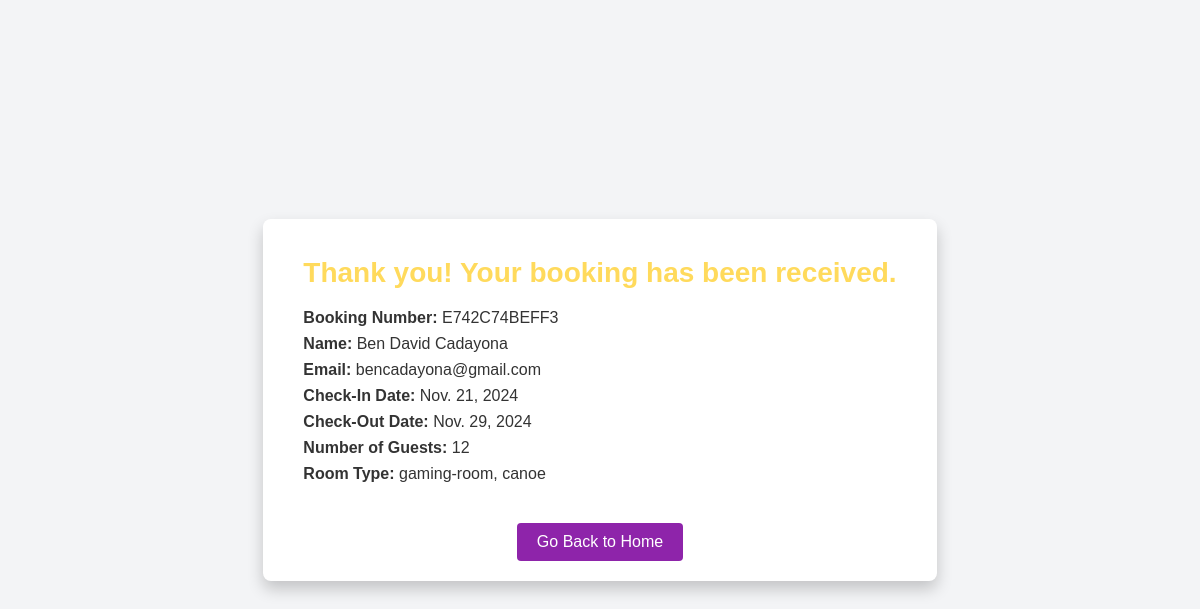
Before: /success/ (signed in) with the older database file.
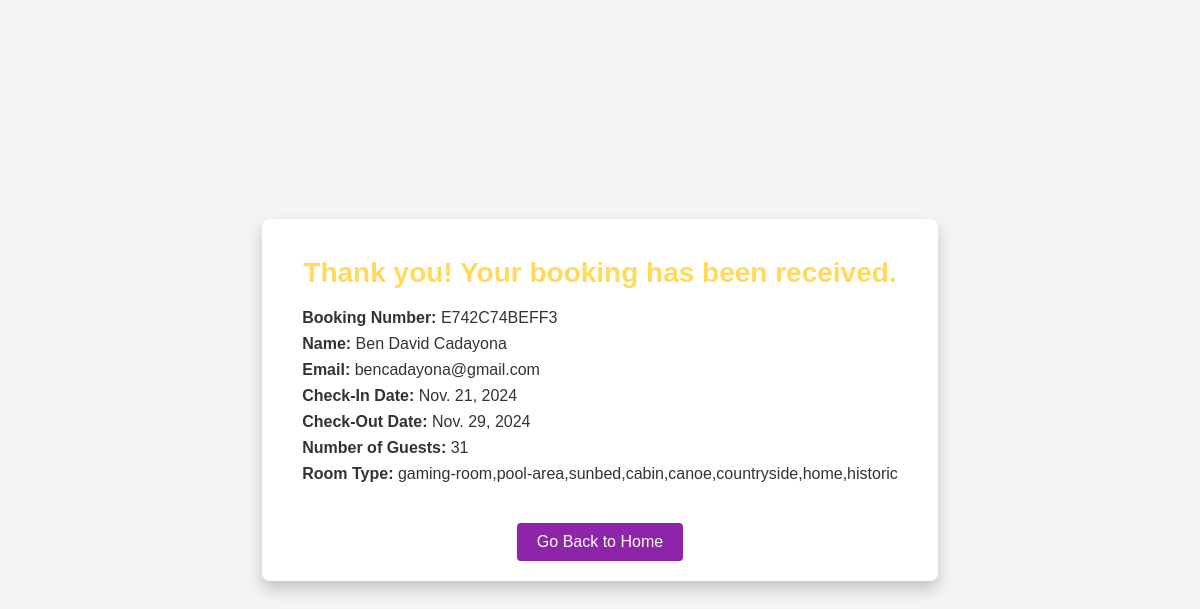
After: the same page with the newer database file.
### api/models.py (models this page shows, shortened)
class Booking(models.Model):
    user = models.ForeignKey(User, on_delete=models.CASCADE, null=True, blank=True)
    hotel = models.ForeignKey('Hotel', on_delete=models.CASCADE, null=True, blank=True)  # Link to hotel
    name = models.CharField(max_length=100)
    email = models.EmailField()
    check_in = models.DateField(null=True, blank=True)
    check_out = models.DateField(null=True, blank=True)
    guests = models.IntegerField()
    room_types = models.TextField(null=True)
    booking_number = models.CharField(max_length=12, editable=False, default=uuid.uuid4().hex[:12].upper())

### api/views.py (the view)
# urls.py: path('success/', success, name='success'),
@login_required
def success(request):
    booking = Booking.objects.filter(user=request.user).latest('id')
    return render(request, 'success.html', {'booking': booking})

### api/templates/success.html (shortened to what this page needs)
<!DOCTYPE html>
<html lang="en">
<head>
</head>
<body>
    <div class="container">
        <h1>Thank you! Your booking has been received.</h1>
        <div class="details">
            <p><strong>Booking Number:</strong> {{ booking.booking_number }}</p>
            <p><strong>Name:</strong> {{ booking.name }}</p>
            <p><strong>Email:</strong> {{ booking.email }}</p>
            <p><strong>Check-In Date:</strong> {{ booking.check_in }}</p>
            <p><strong>Check-Out Date:</strong> {{ booking.check_out }}</p>
            <p><strong>Number of Guests:</strong> {{ booking.guests }}</p>
            <p><strong>Room Type:</strong> {{ booking.room_types }}</p>
        </div>
        <a href="{% url 'home' %}" class="button">Go Back to Home</a>
    </div>
</body>
</html>

Changed rows visible on the page:
changed Booking "E742C74BEFF3": guests "12" → "31"; room_types "gaming-room, canoe" → "gaming-room,pool-area,sunbed,cabin,canoe,countryside,home,historic"
